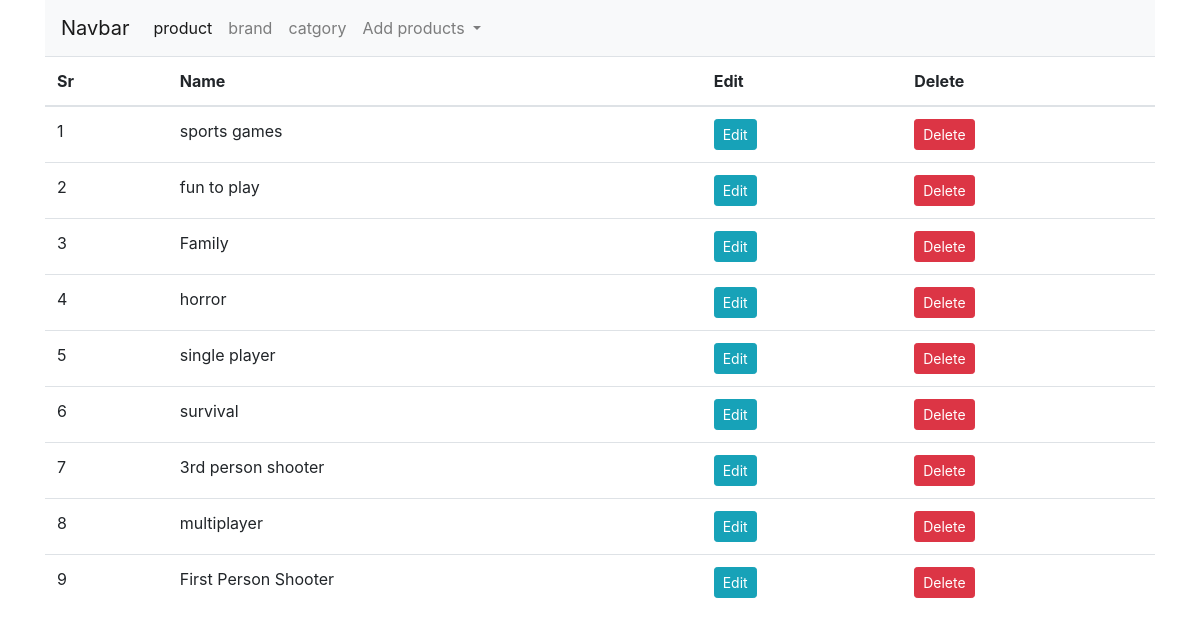
The page /categories on the database its author committed.
### shop/products/models.py (models this page shows, shortened)
class Category(db.Model):
    id = db.Column(db.Integer, primary_key=True)
    name = db.Column(db.String(30), unique=True, nullable=False)

### shop/admin/routes.py (the view)
@app.route('/categories')
def categories():
    categories = Category.query.order_by(Category.id.desc()).all()
    return render_template('admin/brand.html', title='categories',categories=categories)

### shop/templates/admin/brand.html (shortened to what this page needs)
{% extends 'layout.html' %}
{% block content %}
<div class="container">
    <nav class="navbar navbar-expand-lg navbar-light bg-light">
        <a class="navbar-brand" href="{{url_for('admin')}}">Navbar</a>
        <div class="collapse navbar-collapse" id="navbarNavDropdown">
          <ul class="navbar-nav">
            <li class="nav-item active">
              <a class="nav-link" href="{{url_for('admin')}}">product <span class="sr-only">(current)</span></a>
            </li>
            <li class="nav-item">
              <a class="nav-link" href="{{url_for('brands')}}">brand</a>
            </li>
            <li class="nav-item">
              <a class="nav-link" href="{{url_for('categories')}}">catgory</a>
            </li>
            <li class="nav-item dropdown">
              <a class="nav-link dropdown-toggle" href="#" id="navbarDropdownMenuLink" role="button" data-toggle="dropdown" aria-haspopup="true" aria-expanded="false">
                Add products
              </a>
            </li>
          </ul>
        </div>
      </nav>
</div>
<div class="container">
    <table class="table tbale-sm">
        <thead>
            <th>Sr</th>
            <th>Name</th>
            <th>Edit</th>
            <th>Delete</th>
        </thead>
        <tbody>
         {% if brands %}
          {% for brand in brands %}
          <tr>
            <td>{{loop.index}}</td>
            <td>{{ brand.name }}</td>
            <td><a href="{{url_for('updatebrand', id=brand.id)}}" class="btn btn-sm btn-info">Edit</a></td>
            <td><button type="button" class="btn btn-danger btn-sm" data-toggle="modal" data-target="#exampleModal-{{brand.id}}">
              Delete
            </button></td>
          </tr>
<div class="modal fade" id="exampleModal-{{brand.id}}" tabindex="-1" role="dialog" aria-labelledby="exampleModalLabel" aria-hidden="true">
  <div class="modal-dialog" role="document">
    <div class="modal-content">
      <div class="modal-header">
        <h5 class="modal-title" id="exampleModalLabel">{{ brand.name }}</h5>
        <button type="button" class="close" data-dismiss="modal" aria-label="Close">
          <span aria-hidden="true">&times;</span>
        </button>
      </div>
      <div class="modal-body">
        <p class="text-danger">Are you Sure that you want to delete this brand ({{ brand.name }}) </p>
       </div>
       <div class="modal-footer">
        <button type="button" class="btn btn-secondary" data-dismiss="modal">Cancel</button>
        <form action="{{url_for('deletebrand',id=brand.id)}}" method="post">
          <button type="submit" class="btn btn-danger">Delete</button>
        </form>
      </div>
    </div>
  </div>
</div>
          {% endfor %}
          {% else %}
          {% for category in categories %}
          <tr>
            <td>{{loop.index}}</td>
            <td>{{ category.name }}</td>
            <td> <a href="{{url_for('updatecat', id=category.id)}}" class="btn btn-sm btn-info">Edit</a></td>
            <td><button type="button" class="btn btn-danger btn-sm" data-toggle="modal" data-target="#exampleModal-{{category.id}}">
              Delete
            </button></td>
          </tr>
          {% endfor %}
          {% endif %}
        </tbody>
    </table>
</div>
{% endblock content %}

### rows shown on the page
Category: name "sports games"
Category: name "fun to play"
Category: name "Family"
Category: name "horror"
Category: name "single player"
Category: name "survival"
Category: name "3rd person shooter"
Category: name "multiplayer"
Category: name "First Person Shooter"
